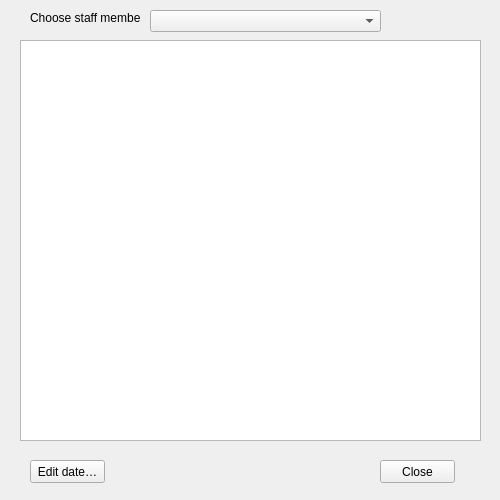
<?xml version="1.0" encoding="UTF-8"?>
<ui version="4.0">
 <class>SalaryHistory</class>
 <widget class="QWidget" name="SalaryHistory">
  <property name="geometry">
   <rect>
    <x>0</x>
    <y>0</y>
    <width>500</width>
    <height>500</height>
   </rect>
  </property>
  <property name="windowTitle">
   <string>SalaryHistory</string>
  </property>
  <widget class="QComboBox" name="cmb_users">
   <property name="geometry">
    <rect>
     <x>150</x>
     <y>10</y>
     <width>231</width>
     <height>22</height>
    </rect>
   </property>
  </widget>
  <widget class="QLabel" name="label">
   <property name="geometry">
    <rect>
     <x>30</x>
     <y>10</y>
     <width>111</width>
     <height>16</height>
    </rect>
   </property>
   <property name="text">
    <string>Choose staff member</string>
   </property>
  </widget>
  <widget class="QTableView" name="tbl_history">
   <property name="geometry">
    <rect>
     <x>20</x>
     <y>40</y>
     <width>461</width>
     <height>401</height>
    </rect>
   </property>
   <property name="selectionBehavior">
    <enum>QAbstractItemView::SelectRows</enum>
   </property>
   <attribute name="horizontalHeaderStretchLastSection">
    <bool>true</bool>
   </attribute>
   <attribute name="verticalHeaderStretchLastSection">
    <bool>true</bool>
   </attribute>
  </widget>
  <widget class="QPushButton" name="btn_edit_date">
   <property name="geometry">
    <rect>
     <x>30</x>
     <y>460</y>
     <width>75</width>
     <height>23</height>
    </rect>
   </property>
   <property name="text">
    <string>Edit date…</string>
   </property>
  </widget>
  <widget class="QPushButton" name="btn_close">
   <property name="geometry">
    <rect>
     <x>380</x>
     <y>460</y>
     <width>75</width>
     <height>23</height>
    </rect>
   </property>
   <property name="text">
    <string>Close</string>
   </property>
  </widget>
 </widget>
 <resources/>
 <connections/>
</ui>
